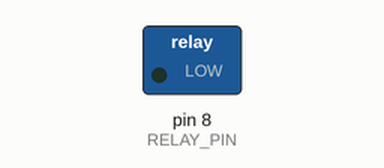
Recording of a sketch running on a simulated Arduino Uno, built with avr-gcc and run on an emulated ATmega328P. Parts: switched loads named in the sketch (green lamp = pin HIGH).

Above: at 5.0 s.
At 10.2 s:
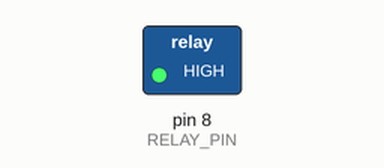
Timing chart, 0 to 13.7 s (numbered marks = the images above):
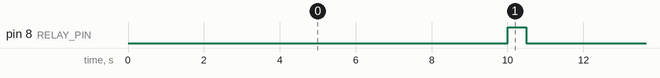

Measured:
- by itself, pin 8 (RELAY_PIN): alternates HIGH for 0.50 s and LOW for 10.0 s

The sketch:

SHEDD_Arduino_Scheduled.ino
```cpp
#define RELAY_PIN 8
#define TIMEOUT_INTERVAL 10000  // 10 seconds
#define UPTIME_LIMIT 72000UL    // 20 hours in seconds

unsigned long lastPing = 0;
unsigned long lastMillis = 0;
unsigned long uptimeSeconds = 0;
bool serviceCrashed = false;
String incomingData = "";
int currentHour = 0;

void setup() {
  pinMode(RELAY_PIN, OUTPUT);
  digitalWrite(RELAY_PIN, LOW);
  Serial.begin(9600);
  lastPing = millis();
  lastMillis = millis();
}

void loop() {
  // Update uptime counter
  if (millis() - lastMillis >= 1000) {
    uptimeSeconds++;
    lastMillis += 1000;
  }

  // Read incoming serial data
  while (Serial.available() > 0) {
    char c = Serial.read();
    if (c == '\n') {
      processPing(incomingData);
      incomingData = "";
    } else {
      incomingData += c;
    }
  }

  // Timeout watchdog
  if (millis() - lastPing > TIMEOUT_INTERVAL) {
    triggerPhysicalReset();
  }

  // Scheduled reset logic
  if (uptimeSeconds >= UPTIME_LIMIT && currentHour >= 1 && currentHour < 4) {
    triggerScheduledReset();
  }
}

void processPing(String data) {
  // Expected format: "PING|HH:MM"
  if (data.startsWith("PING")) {
    lastPing = millis();
    uptimeSeconds = 0; // Reset uptime on manual reboot or relaunch

    int sep = data.indexOf('|');
    if (sep > 0) {
      String timePart = data.substring(sep + 1);
      int colon = timePart.indexOf(':');
      if (colon > 0) {
        currentHour = timePart.substring(0, colon).toInt();
      }
    }
  }
}

void triggerPhysicalReset() {
  digitalWrite(RELAY_PIN, HIGH);
  delay(500);
  digitalWrite(RELAY_PIN, LOW);
  lastPing = millis();
  uptimeSeconds = 0;
}

void triggerScheduledReset() {
  digitalWrite(RELAY_PIN, HIGH);
  delay(500);
  digitalWrite(RELAY_PIN, LOW);
  lastPing = millis();
  uptimeSeconds = 0;
}
```
